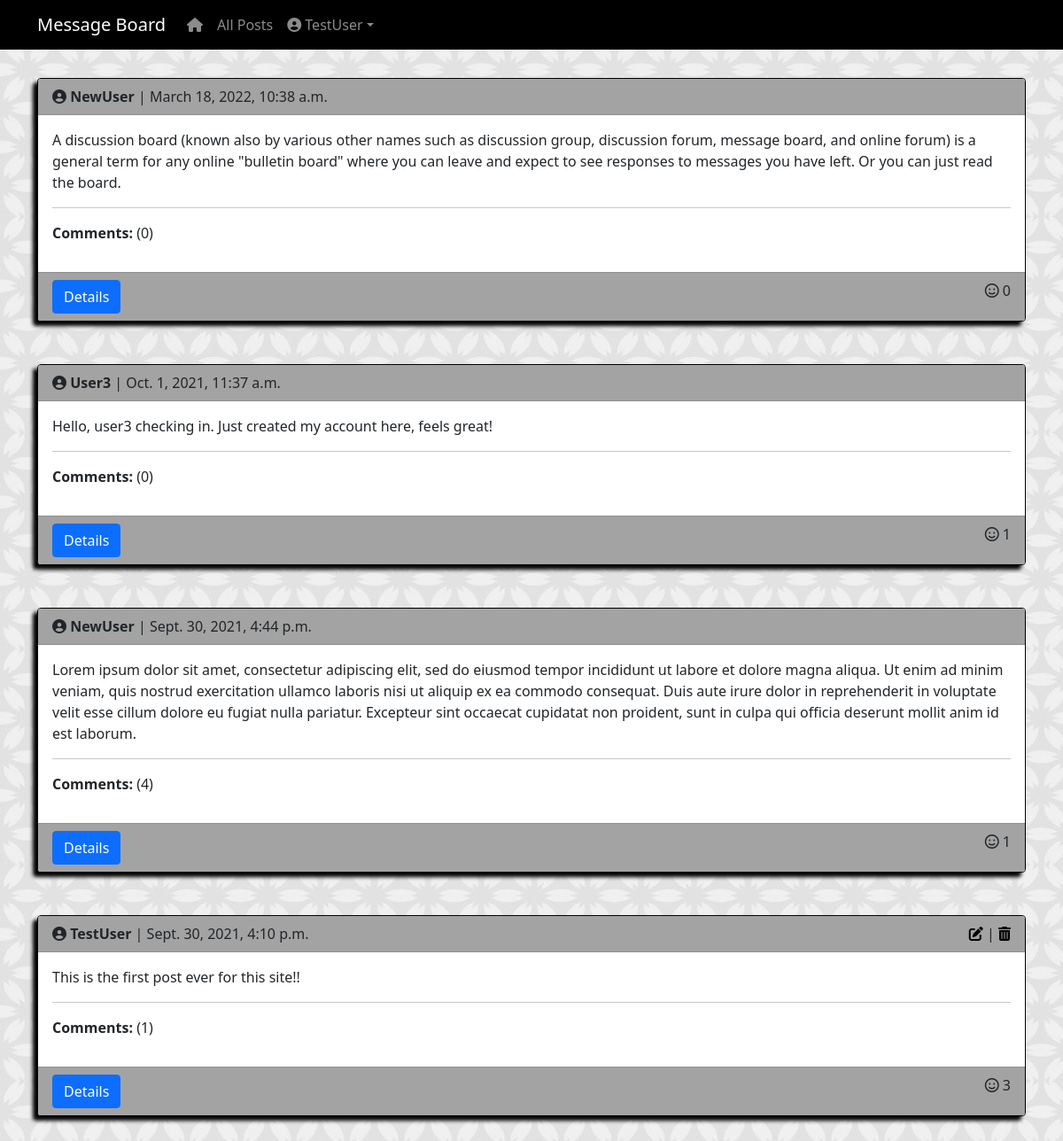
The page /posts/ (signed in) on the database its author committed.
### accounts/models.py (models this page shows)
class CustomUser(AbstractUser):
    age = models.PositiveIntegerField(null=True, blank=True)

### posts/models.py (models this page shows, shortened)
class Post(models.Model):
    post_image = models.ImageField(null=True, blank=True, upload_to="images/")
    body = models.TextField()
    date = models.DateTimeField(auto_now_add=True)
    author = models.ForeignKey(get_user_model(), on_delete=models.CASCADE)
    likes = models.ManyToManyField(get_user_model(), related_name='likes')
    class Meta:
        ordering = ['-date',]

### posts/views.py (the view)
# urls.py: path('', PostListView.as_view(), name='post_list'),
class PostListView(LoginRequiredMixin, ListView):
    model = Post
    template_name = 'post_list.html'

### templates/post_list.html (shortened to what this page needs)
{% extends 'base.html' %}
{% block content %}
    {% for post in object_list %}
    <div class="container">
        <div class="card post-card">
            <div class="card-header">
                <div class="d-flex justify-content-between">
                    <div>
                        <i class="fas fa-user-circle"></i><strong> {{ post.author }} </strong>| {{ post.date }}
                    </div>
                    {% if user.is_authenticated and user == post.author  %}
                    <div>
                        <a href="{% url 'post_edit' post.pk %}"><i class="fas fa-edit"></i></a> |
                        <a href="{% url 'post_delete' post.pk %}"><i class="fas fa-trash-alt"></i></a>
                    </div>
                    {% endif %}
                    </div>
               </div>
            <div class="card-body">
                <p class="card-text">{{ post.body }}</p>
                <hr>
                <p><strong>Comments:</strong> ({{ post.comments.all.count }})</p>
            </div>
            <div class="card-footer">
                <div class="d-flex justify-content-between">
                <div class="card-text">
                    <a class="btn btn-primary" href="{% url 'post_detail' post.pk %}">Details</a>
                </div>
                <div class="card-text">
                    <i class="far fa-smile"></i> {{ post.likes.all.count }}
                </div>
            </div>
        </div>
        </div>
    </div>
    <br/>
    <br/>
    {% endfor %}
{% endblock content %}

### templates/base.html (shortened to what this page needs)
{% load static %}
<!DOCTYPE html>
<html>
    <head>
        <link href="https://cdn.jsdelivr.net/npm/bootstrap@5.0.2/dist/css/bootstrap.min.css" rel="stylesheet">
        <link href="{% static 'fontawesome_free/css/all.min.css' %}" rel="stylesheet" type="text/css">
        <link href="/static/css/main.css" rel="stylesheet" type="text/css">
    </head>
<body>
    <nav class="navbar navbar-expand-sm navbar-dark">
        <div class="container">
                <a class="navbar-brand ml-auto" href="{% url 'about_page' %}">Message Board</a>
                    <div class="collapse navbar-collapse" id="navbarNavDropdown">
                        <ul class="navbar-nav">
                         <li class="nav-item">
                    <a class="nav-link" aria-current="page" href="{% url 'home' %}"><i class="fas fa-home"></i></a>
                </li>
                {% if user.is_authenticated %}
                <li class="nav-item">
                    <a class="nav-link" href="{% url 'post_list' %}">All Posts</a>
                </li>
                <li class="nav-item dropdown">
                    <a class="nav-link dropdown-toggle" href="#" id="navbarDropdownMenuLink" role="button" data-bs-toggle="dropdown" aria-expanded="false">
                    <i class="fas fa-user-circle"></i> {{ user.username }}</a>
        </li>
            {% endif %}
        </ul>
        </div>
    </div>
</nav>
    <main>
        {% block content %}
        {% endblock content %}
    </main>
    </body>
</html>

### static/css/main.css (style rules this page uses)
body { background-color: silver; background-image: url(/static/images/back.jpg); }
.fa-edit { color: black; }
.fa-trash-alt { color: black; }
.post-card { border: 1px solid black; box-shadow: -5px 5px 4px rgb(0, 0, 0); }
.card-header { background-color: rgb(163, 163, 163); }
.card-footer { background-color: rgb(163, 163, 163); }
.navbar { background-color: black; margin-bottom: 2rem; }

### rows shown on the page
CustomUser: username "TestUser"
Post: author "NewUser", date "March 18, 2022, 10:38 a.m.", body "A discussion board (known also by various other names such as discussion group, discussion forum, message board, and online forum) is a general term for any online \"bulletin board\" where you can leave and expect to see responses to messages you have left. Or you can just read the board.", comments.all.count "0", likes.all.count "0"
Post: author "User3", date "Oct. 1, 2021, 11:37 a.m.", body "Hello, user3 checking in. Just created my account here, feels great!", comments.all.count "0", likes.all.count "1"
Post: author "NewUser", date "Sept. 30, 2021, 4:44 p.m.", body "Lorem ipsum dolor sit amet, consectetur adipiscing elit, sed do eiusmod tempor incididunt ut labore et dolore magna aliqua. Ut enim ad minim veniam, quis nostrud exercitation ullamco laboris nisi ut aliquip ex ea commodo consequat. Duis aute irure dolor in reprehenderit in voluptate velit esse cillum dolore eu fugiat nulla pariatur. Excepteur sint occaecat cupidatat non proident, sunt in culpa qui officia deserunt mollit anim id est laborum.", comments.all.count "4", likes.all.count "1"
Post: author "TestUser", date "Sept. 30, 2021, 4:10 p.m.", body "This is the first post ever for this site!!", comments.all.count "1", likes.all.count "3"
